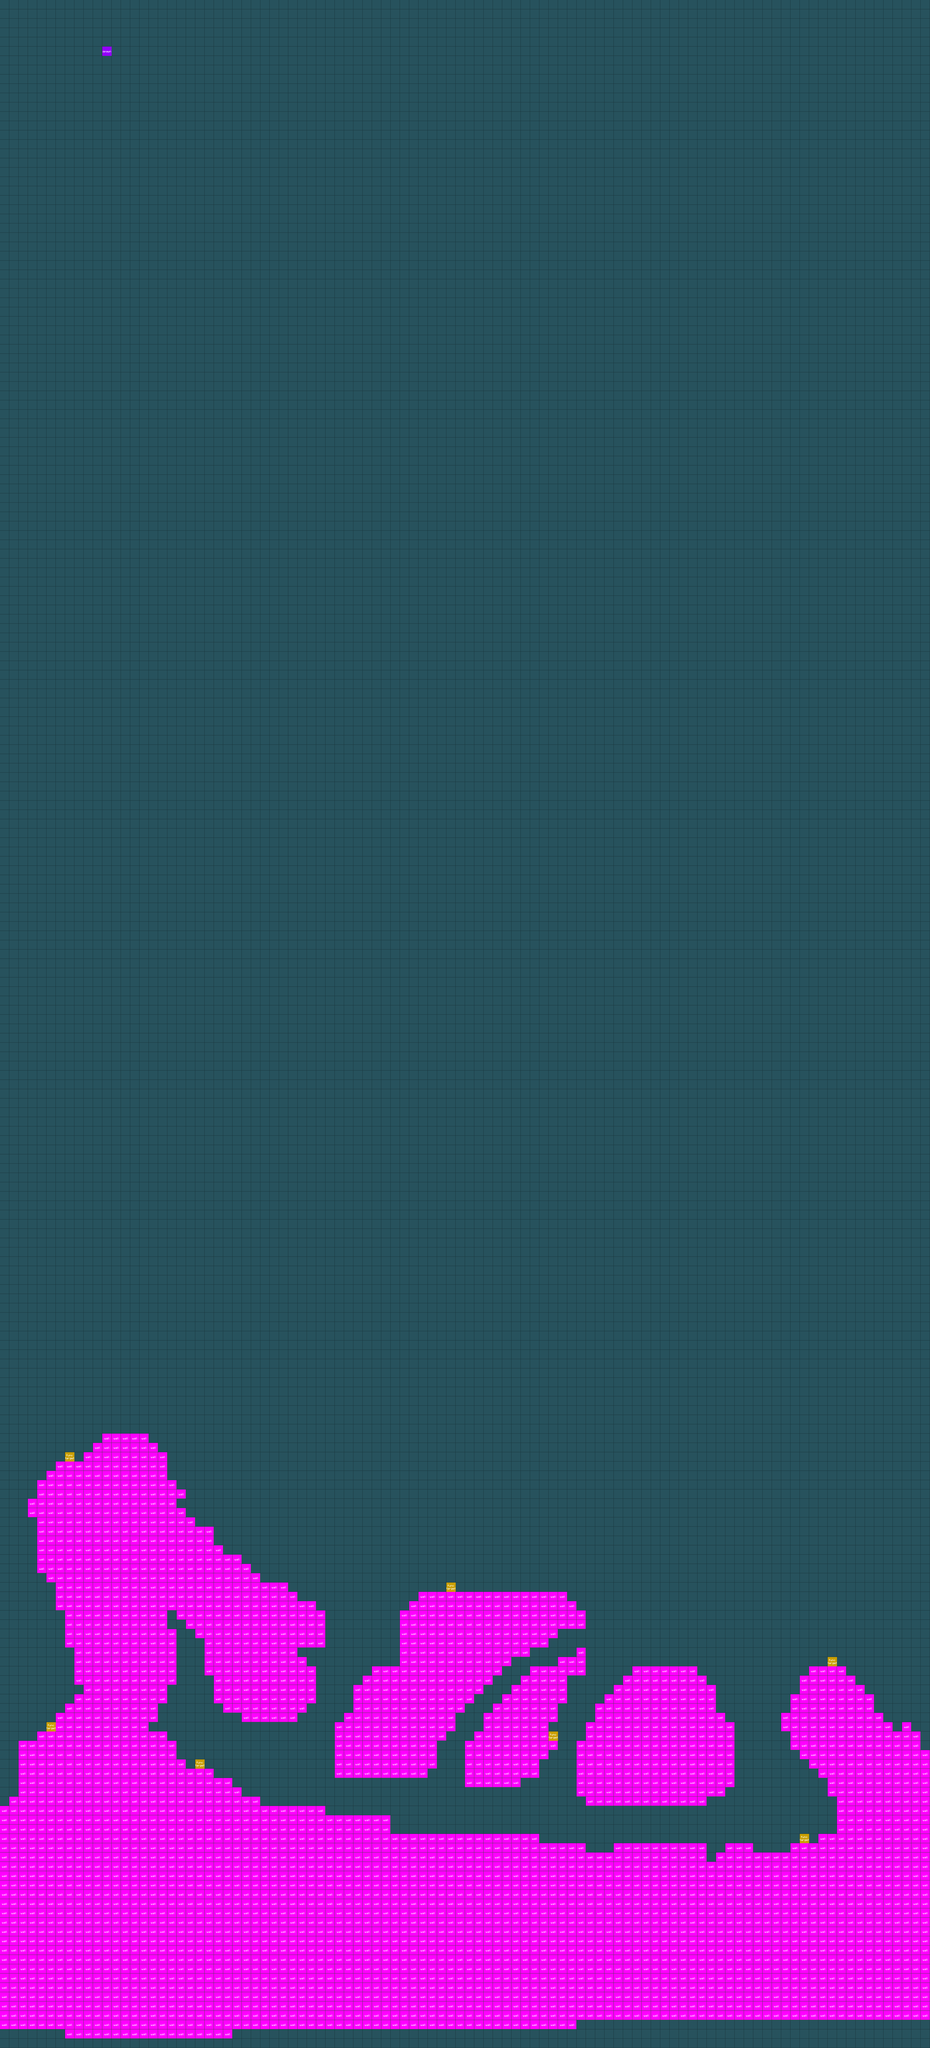

This is a level from a 2D game, rendered from its Tiled map with the project's own tilesets. A one-line summary and the map file follow, with tile-layer data summarised:
An orthogonal 100x220 tile map with 32x32 px tiles, 3 tile layers (Ground, Collision, Game).

<map version="1.0" orientation="orthogonal" width="100" height="220" tilewidth="32" tileheight="32">
 <tileset firstgid="1" name="orthotiles" tilewidth="32" tileheight="32">
  <image source="orthotiles.png" width="128" height="128" />
  <tile id="0">
   <properties>
    <property name="classname" value="func_chest" />
   </properties>
  </tile>
  <tile id="2">
   <properties>
    <property name="classname" value="info_player_spawn" />
   </properties>
  </tile>
 </tileset>
 <layer name="Ground" width="100" height="220">
  <data>[22000 cells, 22000 non-empty, 2 distinct tile ids]</data>
 </layer>
 <layer name="Collision" width="100" height="220">
  <data>[22000 cells, 3710 non-empty, 1 distinct tile ids]</data>
 </layer>
 <layer name="Game" width="100" height="220">
  <data>[22000 cells, 8 non-empty, 2 distinct tile ids]</data>
 </layer>
</map>
